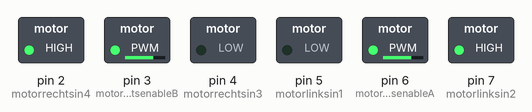
Simulated run of this sketch. Board: Arduino Uno, built with avr-gcc and run on an emulated ATmega328P. Parts: switched loads named in the sketch (green lamp = pin HIGH).

Above: at 0.05 s.
At 9.0 s:
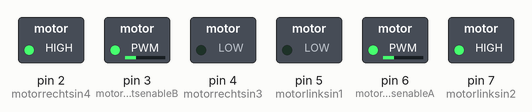
At 13.5 s:
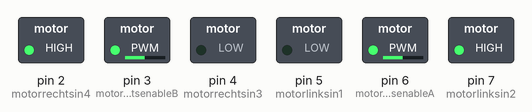
At 18.0 s:
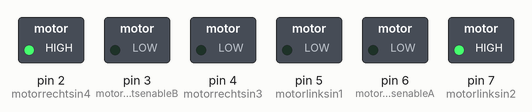
Timing chart, 0 to 27.6 s (numbered marks = the images above):
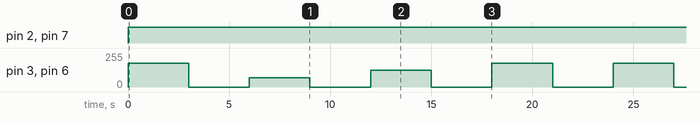

The sketch:

calib_motors_forward_lipobatt_test1.ino
```cpp
/*
Line following robot
This sketch to calibrate forward movement.
*/

// typ hier de aansluitingen van de motordriver, voor de twee motors
#define motorrechtsin3 4
#define motorrechtsin4 2
#define motorrechtsenableB 3

#define motorlinksin1  5
#define motorlinksin2  7
#define motorlinksenableA 6


bool test=false;

//callibration variables
#define calib_speed_corrR   0  //if motors deviate, correct it
#define calib_speed_corrL   0  //if motors deviate, correct it
//new batteries
#define newbat true

int calib_max_speed, calib_no_speed;

//internal variables
int right_speed;
int max_speed;
int min_speed;
int left_speed;


void setup(){
  if (newbat) {
    calib_max_speed = 180; //maximum value you want
    calib_no_speed  =  70; //lowest value that motors don't move anymore
  } else {
  //old batteries
    calib_max_speed = 255; //maximum value you want
    calib_no_speed  = 110; //lowest value that motors don't move anymore
  }
  max_speed = calib_max_speed;
  min_speed = calib_no_speed;
  if (test) {
    Serial.begin(9600);
  }

   pinMode( motorrechtsin3,OUTPUT);
 pinMode(motorrechtsin4, OUTPUT);
 pinMode(motorrechtsenableB,OUTPUT);

 pinMode(motorlinksin1,OUTPUT);
 pinMode( motorlinksin2, OUTPUT);
 pinMode(motorlinksenableA,OUTPUT);

}


void loop(){
  if (test){
    Serial.println("Moving on a straight line forward for 3 seconds");
  }
  motor_drive(max_speed, max_speed); //Sends PWM signals to the motors
  delay(3000);
  motor_drive(0, 0); //Sends PWM signals to the motors
  delay(3000);

  if (test){
    Serial.println("Standing still for 3 seconds");
  }
  motor_drive(min_speed, min_speed); //Sends PWM signals to the motors
  delay(3000);
  motor_drive(0, 0); //Sends PWM signals to the motors
  delay(3000);

  if (test){
    Serial.println("Turning Right for 3 seconds");
  }
  motor_drive(int(min_speed+(max_speed-min_speed)/2.0), max_speed);
  delay(3000);
  motor_drive(0, 0); //Sends PWM signals to the motors
  delay(3000);

  if (test){
    Serial.println("Turning Left for 3 seconds");
  }
  motor_drive(max_speed, int(min_speed+(max_speed-min_speed)/2.0));
  delay(3000);
  motor_drive(0, 0); //Sends PWM signals to the motors
  delay(3000);

}

void motor_drive(int right_speed, int left_speed){
  // Drive motors according to the given values
  if (test){
    Serial.print("  Driving right and left: ");
    Serial.print(right_speed);Serial.print(" ");
    Serial.println(left_speed);
  }
  //apply calibration to the speeds if needed:
  int sgvr = 1;
  if (right_speed != 0) {sgvr = abs(right_speed)/right_speed;} //teken right_speed
  int sgvl = 1;
  if (left_speed != 0) {sgvl = abs(left_speed)/left_speed;} //teken left_speed
  int vr = abs(right_speed) + calib_speed_corrR;
  int vl = abs(left_speed) + calib_speed_corrL;
  if (vr > calib_max_speed) {vr = calib_max_speed;}
  else if (vr<0) {vr = 0;}
  vr = vr * sgvr;
  if (vl > calib_max_speed) {vl = calib_max_speed;}
  else if (vl<0) {vl = 0;}
  vl = vl * sgvl;

  if (right_speed>=0){

    digitalWrite(motorrechtsin3, LOW); //vooruit
    digitalWrite(motorrechtsin4, HIGH);
    analogWrite(motorrechtsenableB, right_speed);
  } else {
     digitalWrite(motorrechtsin3, HIGH); //achteruit
    digitalWrite(motorrechtsin4, LOW);
    analogWrite(motorrechtsenableB, right_speed);
  }
  if (left_speed>=0){
    digitalWrite(motorlinksin1, LOW); //vooruit
    digitalWrite(motorlinksin2, HIGH);
    analogWrite(motorlinksenableA, right_speed);
  } else {
     digitalWrite(motorlinksin1, HIGH); //achteruit
    digitalWrite(motorlinksin2, LOW);
    analogWrite(motorlinksenableA, right_speed);
  }

}
```

Measured:
- by itself, pin 2 (motorrechtsin4), pin 7 (motorlinksin2): LOW → HIGH at 0.00 s
- by itself, pin 3 (motorrechtsenableB), pin 6 (motorlinksenableA): repeats every 24.0 s: 0/255 3.0 s, 70/255 3.0 s, 0/255 3.0 s, 125/255 3.0 s, 2 × (0/255 3.0 s, 180/255 3.0 s)
